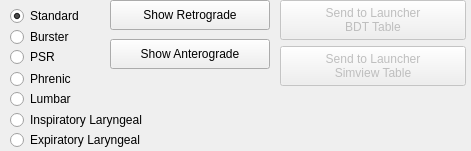
                 <widget class="QFrame" name="cellTopFrame">
                  <property name="geometry">
                   <rect>
                    <x>10</x>
                    <y>10</y>
                    <width>471</width>
                    <height>151</height>
                   </rect>
                  </property>
                  <property name="sizePolicy">
                   <sizepolicy hsizetype="Expanding" vsizetype="Expanding">
                    <horstretch>0</horstretch>
                    <verstretch>0</verstretch>
                   </sizepolicy>
                  </property>
                  <property name="frameShape">
                   <enum>QFrame::NoFrame</enum>
                  </property>
                  <property name="frameShadow">
                   <enum>QFrame::Plain</enum>
                  </property>
                  <widget class="QRadioButton" name="standardCell">
                   <property name="geometry">
                    <rect>
                     <x>10</x>
                     <y>6</y>
                     <width>100</width>
                     <height>20</height>
                    </rect>
                   </property>
                   <property name="text">
                    <string>Standard</string>
                   </property>
                   <property name="checked">
                    <bool>true</bool>
                   </property>
                  </widget>
                  <widget class="QRadioButton" name="bursterCell">
                   <property name="geometry">
                    <rect>
                     <x>10</x>
                     <y>27</y>
                     <width>100</width>
                     <height>20</height>
                    </rect>
                   </property>
                   <property name="text">
                    <string>Burster</string>
                   </property>
                  </widget>
                  <widget class="QRadioButton" name="psrCell">
                   <property name="geometry">
                    <rect>
                     <x>10</x>
                     <y>47</y>
                     <width>100</width>
                     <height>20</height>
                    </rect>
                   </property>
                   <property name="text">
                    <string>PSR</string>
                   </property>
                  </widget>
                  <widget class="QPushButton" name="cellShowTarg">
                   <property name="geometry">
                    <rect>
                     <x>110</x>
                     <y>0</y>
                     <width>160</width>
                     <height>30</height>
                    </rect>
                   </property>
                   <property name="text">
                    <string>Show Retrograde</string>
                   </property>
                  </widget>
                  <widget class="QPushButton" name="cellShowSrc">
                   <property name="geometry">
                    <rect>
                     <x>110</x>
                     <y>39</y>
                     <width>160</width>
                     <height>30</height>
                    </rect>
                   </property>
                   <property name="text">
                    <string>Show Anterograde</string>
                   </property>
                  </widget>
                  <widget class="QPushButton" name="cellSendLaunchBdt">
                   <property name="enabled">
                    <bool>false</bool>
                   </property>
                   <property name="geometry">
                    <rect>
                     <x>280</x>
                     <y>0</y>
                     <width>186</width>
                     <height>40</height>
                    </rect>
                   </property>
                   <property name="toolTip">
                    <string>&lt;html&gt;&lt;head/&gt;&lt;body&gt;&lt;p&gt;This adds a row to the SimLauncher BDT table in for a cell in this population. Spike trains for a cell in this population will be included in the .bdt file.&lt;/p&gt;&lt;/body&gt;&lt;/html&gt;</string>
                   </property>
                   <property name="text">
                    <string>Send to Launcher
BDT Table</string>
                   </property>
                  </widget>
                  <widget class="QPushButton" name="cellSendLaunchPlot">
                   <property name="enabled">
                    <bool>false</bool>
                   </property>
                   <property name="geometry">
                    <rect>
                     <x>280</x>
                     <y>46</y>
                     <width>186</width>
                     <height>40</height>
                    </rect>
                   </property>
                   <property name="toolTip">
                    <string>&lt;html&gt;&lt;head/&gt;&lt;body&gt;&lt;p&gt;This adds a row to the SimLauncher SimViewer table in for a cell in this population. Information about one or more cells in this population will be plotted in the SimViewer window.&lt;/p&gt;&lt;/body&gt;&lt;/html&gt;</string>
                   </property>
                   <property name="text">
                    <string>Send to Launcher
Simview Table</string>
                   </property>
                  </widget>
                  <widget class="QRadioButton" name="lungPhrenicCell">
                   <property name="geometry">
                    <rect>
                     <x>10</x>
                     <y>69</y>
                     <width>111</width>
                     <height>20</height>
                    </rect>
                   </property>
                   <property name="toolTip">
                    <string>&lt;html&gt;&lt;head/&gt;&lt;body&gt;&lt;p&gt;This cell population is used in the lung model. The Comment field must contain the word PHRENIC. Case is not important. If more than one popuation is used, numbers must follow the word PHRENIC, such as PHRENIC1, PHRENIC2, and so on. See the Globals page for where this information is used. &lt;/p&gt;&lt;/body&gt;&lt;/html&gt;</string>
                   </property>
                   <property name="text">
                    <string>Phrenic</string>
                   </property>
                  </widget>
                  <widget class="QRadioButton" name="lungInspiLarCell">
                   <property name="geometry">
                    <rect>
                     <x>10</x>
                     <y>110</y>
                     <width>181</width>
                     <height>20</height>
                    </rect>
                   </property>
                   <property name="toolTip">
                    <string>&lt;html&gt;&lt;head/&gt;&lt;body&gt;&lt;p&gt;This cell population is used in the lung model. It is an Inspiratory Laryngeal population. The Comment field must contain the word ILM or PCA. Case is not important. See the Globals page for where this information is used. &lt;/p&gt;&lt;/body&gt;&lt;/html&gt;</string>
                   </property>
                   <property name="text">
                    <string>Inspiratory Laryngeal</string>
                   </property>
                  </widget>
                  <widget class="QRadioButton" name="lungExpirLarCell">
                   <property name="geometry">
                    <rect>
                     <x>10</x>
                     <y>130</y>
                     <width>181</width>
                     <height>20</height>
                    </rect>
                   </property>
                   <property name="toolTip">
                    <string>&lt;html&gt;&lt;head/&gt;&lt;body&gt;&lt;p&gt;This cell population is used in the lung model. It is an Expiratory Laryngeal population. The Comment field must contain the word ELM or TA. Case is not important. See the Globals page for where this information is used. &lt;/p&gt;&lt;/body&gt;&lt;/html&gt;</string>
                   </property>
                   <property name="text">
                    <string>Expiratory Laryngeal</string>
                   </property>
                  </widget>
                  <widget class="QRadioButton" name="lungLumbarCell">
                   <property name="geometry">
                    <rect>
                     <x>10</x>
                     <y>89</y>
                     <width>111</width>
                     <height>20</height>
                    </rect>
                   </property>
                   <property name="toolTip">
                    <string>&lt;html&gt;&lt;head/&gt;&lt;body&gt;&lt;p&gt;This cell population is used in the lung model. The Comment field must contain the word LUMBAR. Case is not important. If more than one popuation is used, numbers must follow the word LUMBAR, such as LUMBAR1, LUMBAR2, and so on. See the Globals page for where this information is used. &lt;/p&gt;&lt;/body&gt;&lt;/html&gt;</string>
                   </property>
                   <property name="text">
                    <string>Lumbar</string>
                   </property>
                  </widget>
                 </widget>
